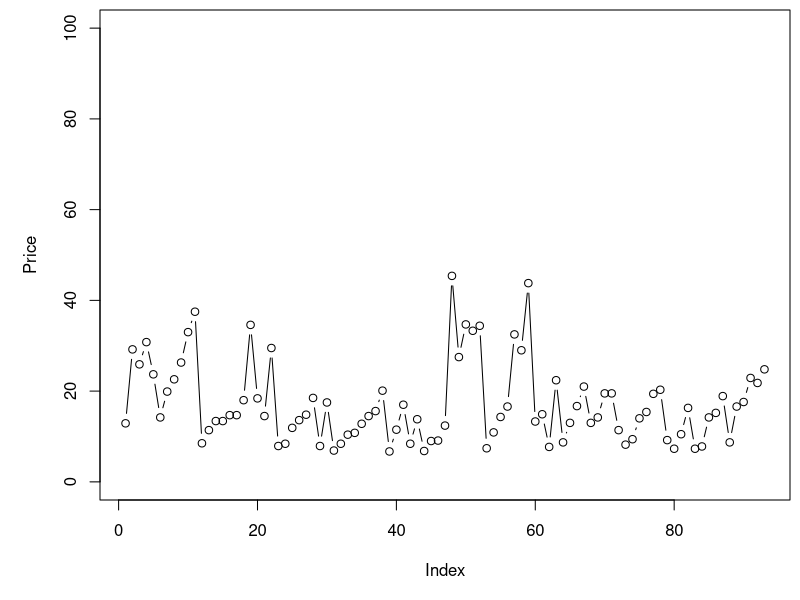
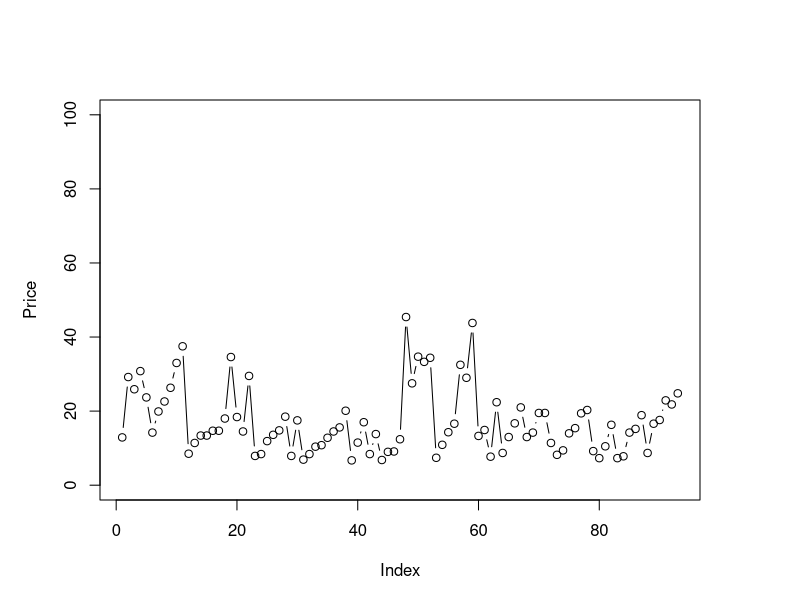
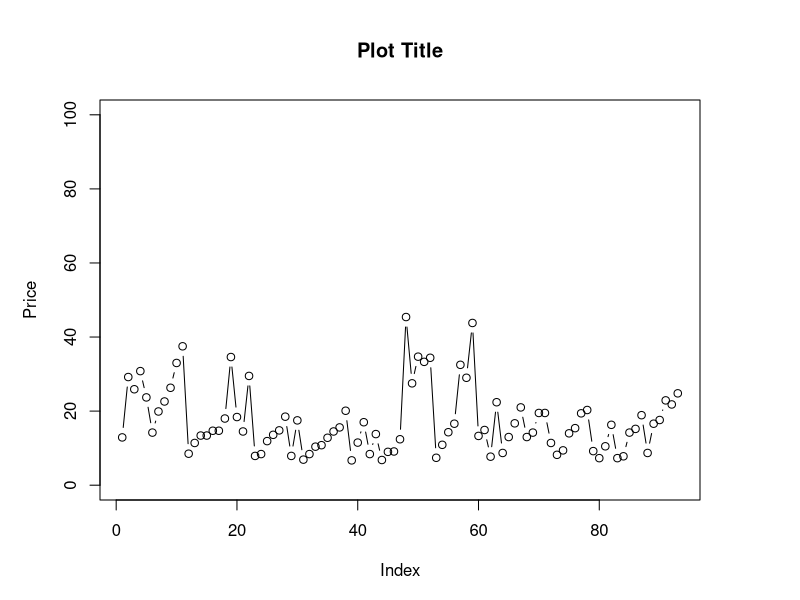
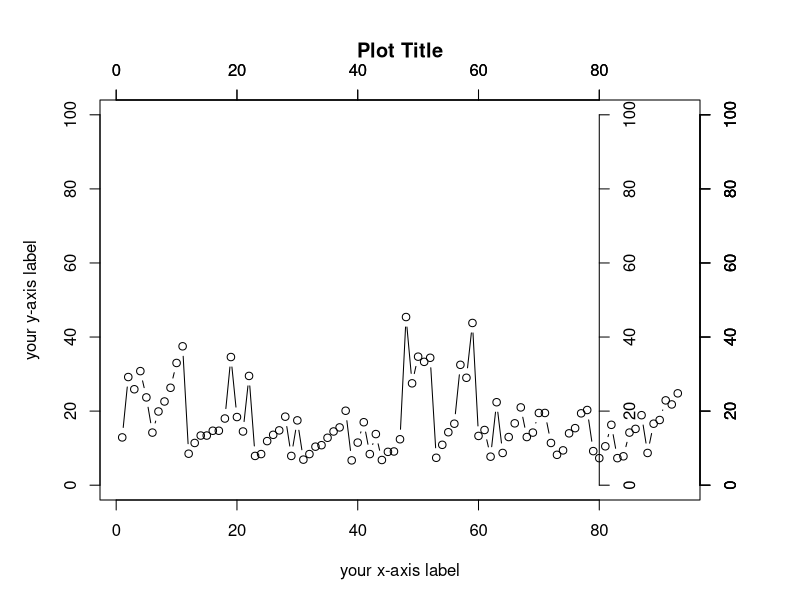
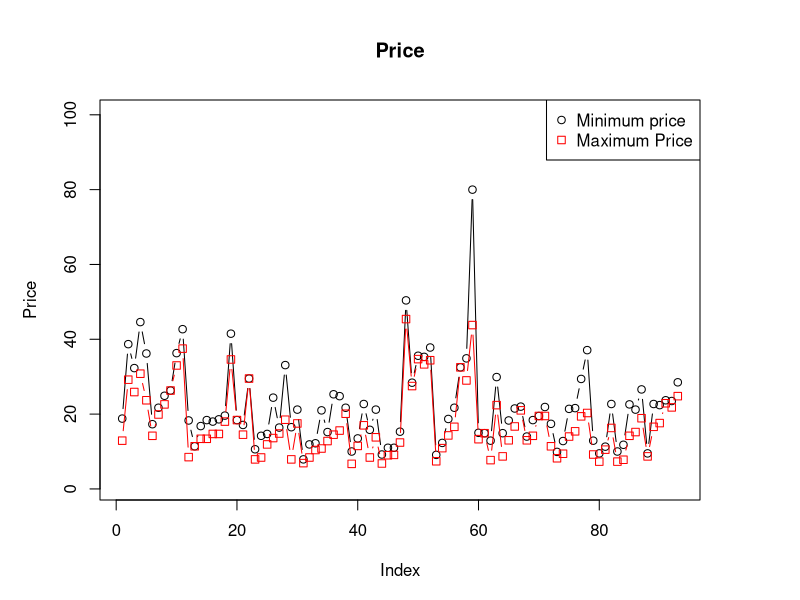

These figures' R source, in order:
#Set the margin of the plot
#par(mai=c(bottom, left,top,right)

library('MASS')
par(mai=c(10,10,1,1)/10)
plot(Cars93$Min.Price,type='b',ylab = 'Price',ylim = c(0,100))
par(mai=c(10,10,10,10)/10)
plot(Cars93$Min.Price,type='b',ylab = 'Price',ylim = c(0,100))

#plot title
plot(Cars93$Min.Price,type='b',ylab = 'Price',ylim = c(0,100),main='Plot Title')

#x-axis label - use xlab='your x-axis label'
#x-axis label - use ylab='your y-axis label'

plot(Cars93$Min.Price,type='b',ylab = 'your y-axis label',xlab='your x-axis label',ylim = c(0,100),main='Plot Title')

#axis() function is used to enable axis. By default, the botton and left axis are enabled.
#To enable axis on the top and right, use the following code
axis(side = 3)
axis(side = 4)

#To add axis without lebels
axis(side=3,labels = F)
axis(side=4,labels = F)

#To add axis without ticks
axis(side=3,tick = F)
axis(side=4,tick = F)

#manage the distance between axis and label
axis(side=4,labels = T,tick = T,line = .001)

#shift the position of the axis
axis(side=4,labels = T,tick = T,line = .001,pos = 80)

#character type for points
#http://www.statmethods.net/advgraphs/parameters.html
plot(Cars93$Max.Price,main="Price",ylab = 'Price',ylim = c(1,100),type = 'b')
points(Cars93$Min.Price,type = 'b',pch=0,col='red')
legend('topright',c('Minimum price','Maximum Price'),pch = c(1,0),col=c('black','red'))
